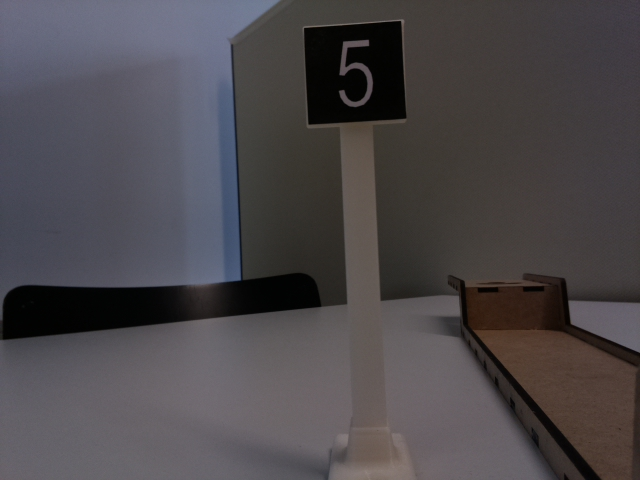
#> input picture Informatiker/Jupyter-Testskripts/images/image4_w640_h480_iso100_exsports.jpg, 640 x 480 px, found by its file name
$ jupyter execute detectSignal2.ipynb   (shell and % lines are left out)   (older library calls are emulated)
#> lines starting #> are read from the running program, lines starting #| are printed output that depends on the picture; after the words box and inside, x2 and y2 are one past the last pixel; in counts of white or black regions, pixels touching at a corner belong together
[cell 1]
# OpenCV needs to be included first
import cv2
import numpy as np

# for displaying images in jupyter

import matplotlib as mpl
from matplotlib import pyplot as plt
# resolution of images in figure
mpl.rcParams['figure.dpi']= 200
# figure size in inches
mpl.rcParams["figure.figsize"] = [10,5]

[cell 2]
import numpy as np
import cv2
import matplotlib.pyplot as plt

# load the image on disk and then display it
image = cv2.imread('images/image4_w640_h480_iso100_exsports.jpg')
#> image is the input picture: shape (480, 640, 3); mean B, G, R 75.2, 72, 75.9
image = cv2.cvtColor(image, cv2.COLOR_BGR2RGB)

[cell 3]
mask = np.zeros(image.shape[:2],np.uint8)

# specify the background and foreground model
# using numpy the array is constructed of 1 row
# and 65 columns, and all array elements are 0
# Data type for the array is np.float64 (default)
backModel = np.zeros((1, 65), np.float64)
foreModel = np.zeros((1, 65), np.float64)

# define the Region of Interest (ROI)
# as the coordinates of the rectangle
# where the values are entered as
# (startingPoint_x, startingPoint_y, width, height)
# these coordinates are according to the input image
# it may vary for different images
rect = (200, 150, 200, 150)

# apply the grabcut algorithm with appropriate
# values as parameters, number of iterations = 3
# cv2.GC_INIT_WITH_RECT is used because
# of the rectangle mode is used
cv2.grabCut(image, mask, rect,backModel, foreModel, 5, cv2.GC_INIT_WITH_RECT)

# In the new mask image, pixels will
# be marked with four flags
# four flags denote the background / foreground
# mask is changed, all the 0 and 2 pixels
# are converted to the background
# mask is changed, all the 1 and 3 pixels
# are now the part of the foreground
# the return type is also mentioned,
# this gives us the final mask
mask2 = np.where((mask == 2)|(mask == 0), 0, 1).astype('uint8')

# The final mask is multiplied with
# the input image to give the segmented image.
image = image * mask2[:, :, np.newaxis]
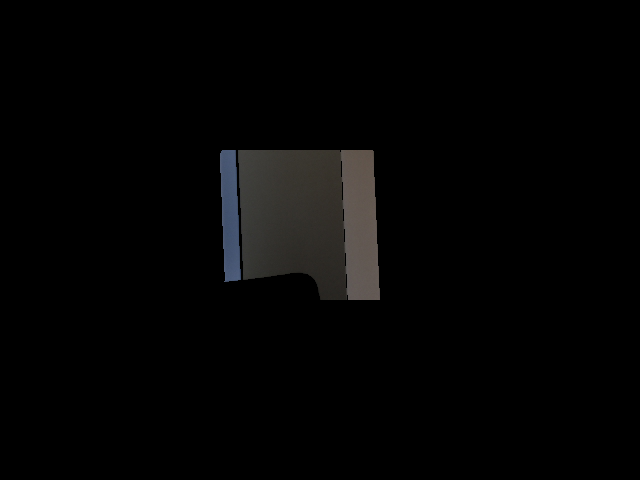
#> image: shape (480, 640, 3); mean R, G, B 4.4, 4.2, 4.1

# output segmented image with colorbar
plt.imshow(image)
plt.colorbar()
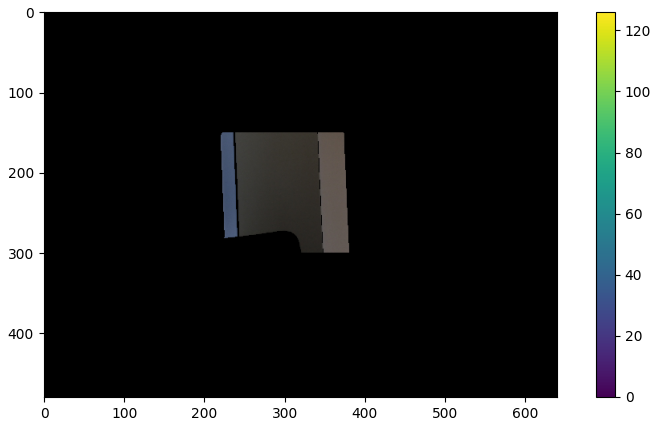
#> figure drawn by matplotlib, 2 panels

[cell 4]
hsv = cv2.cvtColor(image, cv2.COLOR_RGB2HSV)
#> hsv: shape (480, 640, 3); mean H, S, V 1.9, 2.8, 4.7
hls = cv2.cvtColor(image, cv2.COLOR_RGB2HLS)
#> hls: shape (480, 640, 3); mean of channels 0, 1, 2 1.9, 4.2, 1.6
gray = cv2.cvtColor(image, cv2.COLOR_RGB2GRAY)
hsv_h,hsv_s,hsv_v = cv2.split(hsv)
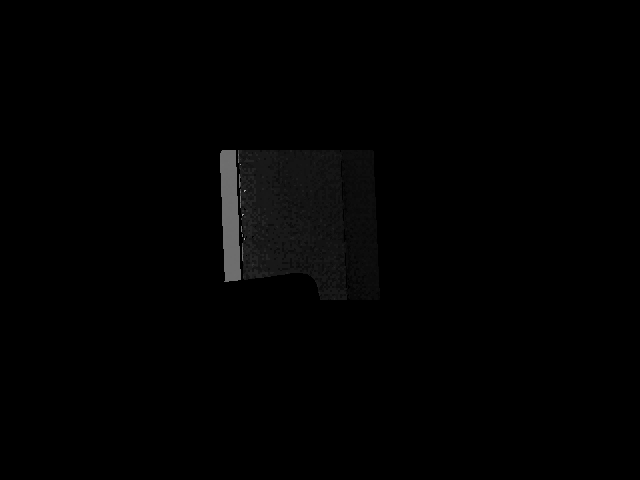
#> hsv_h: shape (480, 640); min 0, max 165, mean 1.9
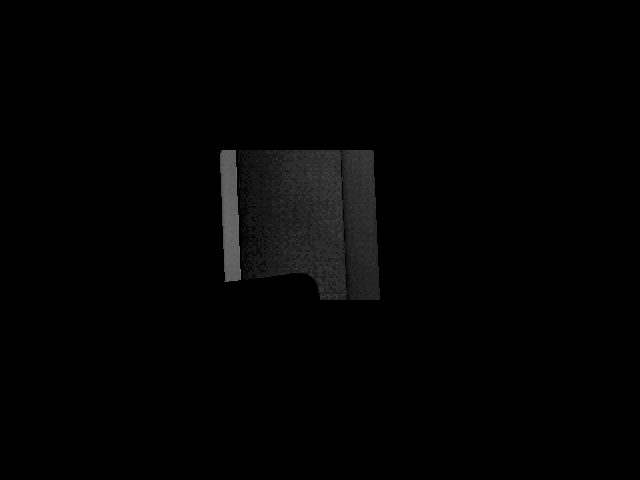
#> hsv_s: shape (480, 640); min 0, max 123, mean 2.8
hls_h,hls_l,hls_s = cv2.split(hls)
plt.subplot(3, 3, 1)
plt.imshow(hsv_h, cmap='gray')
plt.subplot(3, 3, 2)
plt.imshow(hsv_s, cmap='gray')
plt.subplot(3, 3, 3)
plt.imshow(hsv_v, cmap='gray')
plt.subplot(3, 3, 4)
plt.imshow(hls_h, cmap='gray')
plt.subplot(3, 3, 5)
plt.imshow(hls_l, cmap='gray')
plt.subplot(3, 3, 6)
plt.imshow(hls_s, cmap='gray')
plt.subplot(3, 3, 8)
plt.imshow(gray, cmap='gray')

[cell 5]
threshold_map = hsv_v <= 50
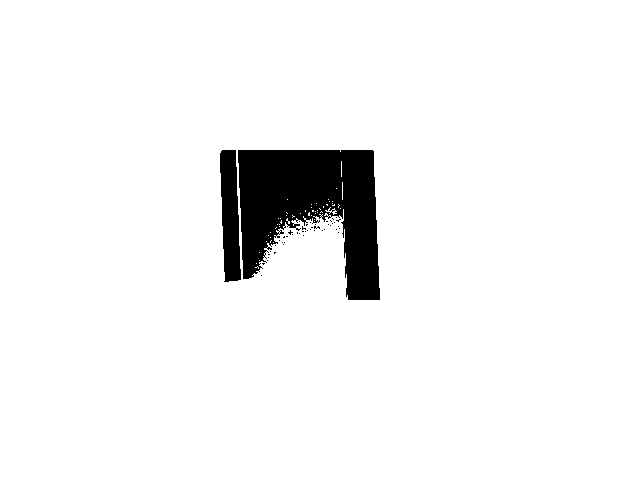
#> threshold_map: shape (480, 640) bool; 94.9% white; 48 black regions (46 under 20 px), largest, box (x1, y1, x2, y2) and area: (238, 150, 380, 300) 13573, (220, 150, 241, 282) 2118

image[threshold_map] = [0, 0, 0]
image[gray > 150] = [255, 255, 255]

plt.imshow(image)

[cell 6]
# Find edges in the image using canny edge detection method
# Calculate lower threshold and upper threshold using sigma = 0.33
grayscale = cv2.cvtColor(image, cv2.COLOR_RGB2GRAY)
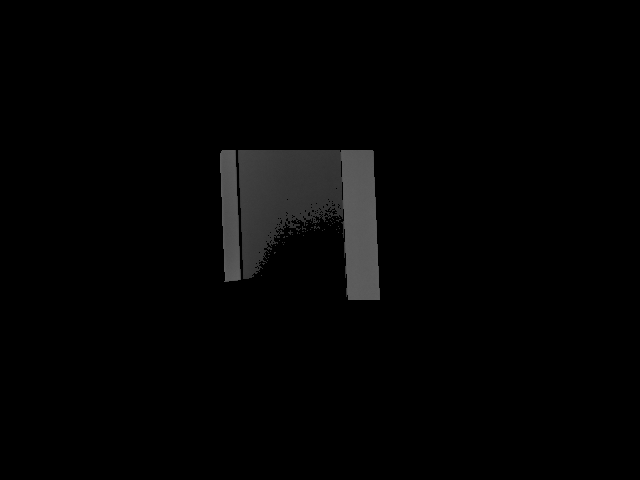
#> grayscale: shape (480, 640); min 0, max 95, mean 3.6

low = 40
high = 220

edged = cv2.Canny(grayscale, low, high)
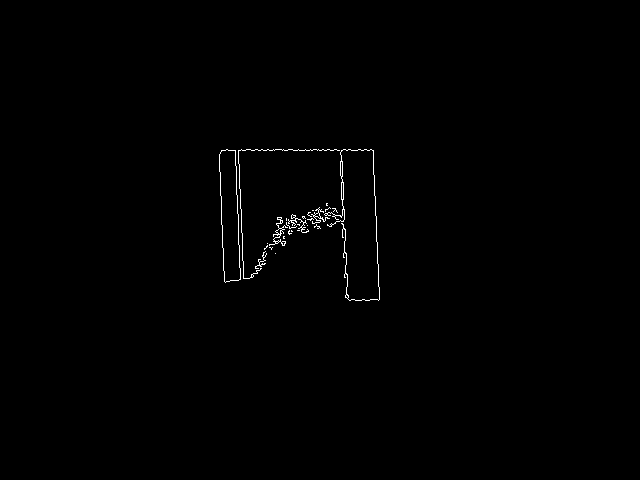
#> edged: shape (480, 640); 0.48% white in thin lines or dots, all inside (x1, y1, x2, y2) = (219, 149, 380, 301)

plt.imshow(edged)

[cell 7]
# After finding edges we have to find contours
# Contour is a curve of points with no gaps in the curve
# It will help us to find location of shapes

# cv2.RETR_EXTERNAL is passed to find the outermost contours (because we want to outline the shapes)
# cv2.CHAIN_APPROX_SIMPLE is removing redundant points along a line
(_, cnts, _) = cv2.findContours(edged, cv2.RETR_EXTERNAL, cv2.CHAIN_APPROX_SIMPLE)
#> cnts = 27 contours, 22 with area under 20; largest, box (x1, y1, x2, y2) and area: (219, 149, 241, 283) 2106, (324, 149, 380, 301) 98, (269, 217, 288, 246) 64, (311, 207, 330, 224) 30, (288, 214, 309, 233) 20


'''
We are going to use contour approximation method to find vertices of
geometric shapes. The alogrithm  is also known as Ramer Douglas Peucker alogrithm.
In OpenCV it is implemented in cv2.approxPolyDP method.abs
detectShape() function below takes a contour as parameter and
then returns its shape
 '''


def detectShape(cnt):
    shape = 'unknown'
    # calculate perimeter using
    peri = cv2.arcLength(c, True)
    # apply contour approximation and store the result in vertices
    vertices = cv2.approxPolyDP(c, 0.04 * peri, True)

    # If the shape it triangle, it will have 3 vertices
    if len(vertices) == 3:
        shape = 'triangle'

    # if the shape has 4 vertices, it is either a square or
    # a rectangle
    elif len(vertices) == 4:
        # using the boundingRect method calculate the width and height
        # of enclosing rectange and then calculte aspect ratio

        x, y, width, height = cv2.boundingRect(vertices)
        aspectRatio = float(width) / height

        # a square will have an aspect ratio that is approximately
        # equal to one, otherwise, the shape is a rectangle
        if aspectRatio >= 0.95 and aspectRatio <= 1.05:
            shape = "square"
        else:
            shape = "rectangle"

    # if the shape is a pentagon, it will have 5 vertices
    elif len(vertices) == 5:
        shape = "pentagon"

    # otherwise, we assume the shape is a circle
    else:
        shape = "circle"

    # return the name of the shape
    return shape


# Now we will loop over every contour
# call detectShape() for it and
# write the name of shape in the center of image

# loop over the contours
for c in cnts:
    # compute the moment of contour
    M = cv2.moments(c)
    if(M['m00']!=0.0):
        # From moment we can calculte area, centroid etc
        # The center or centroid can be calculated as follows
        cX = int(M['m10'] / M['m00'])
        cY = int(M['m01'] / M['m00'])

        # call detectShape for contour c
        shape = detectShape(c)

        if(shape == "square" or shape == "rectangle"):
            print(cX, cY, shape, cv2.boundingRect(c))

            # Outline the contours
            cv2.drawContours(image, [c], -1, (0, 255, 0), 2)

            # Write the name of shape on the center of shapes
            cv2.putText(image, shape, (cX, cY), cv2.FONT_HERSHEY_SIMPLEX, 0.5, (255, 0, 0), 2)

            # show the output image
            plt.imshow(image)
#> this loop made 27 passes
#> (cX, cY, shape, peri in detectShape, vertices in detectShape, x in detectShape, y in detectShape, width in detectShape) on passes 2, 12, 13, 26: (260, 261, 'rectangle', 97.5, [[265, 251], [255, 268], [265, 263], [259, 264]], 255, 251, 11), (298, 224, 'rectangle', 5.41, [[297, 224], [298, 224], [299, 225], [299, 224]], 297, 224, 3), (289, 227, 'rectangle', 30.73, [[286, 222], [289, 228], [296, 226], [290, 228]], 286, 222, 11), (251, 266, 'rectangle', 542.9, [[339, 150], [238, 150], [243, 278], [238, 151]], 238, 150, 102)
#> (cX, cY, shape, peri in detectShape, vertices in detectShape) on passes 8, 25, 27: (291, 230, 'triangle', 3.41, [[291, 230], [291, 231], [292, 231]]), (341, 201, 'circle', 929.2, [[343, 149], [378, 300]]), (229, 215, 'triangle', 297.5, [[227, 149], [225, 282], [240, 279]])
#| 260 261 rectangle (255, 251, 12, 18)
#| 298 224 rectangle (297, 224, 3, 2)
#| 289 227 rectangle (286, 222, 11, 7)
#| 251 266 rectangle (238, 149, 102, 130)
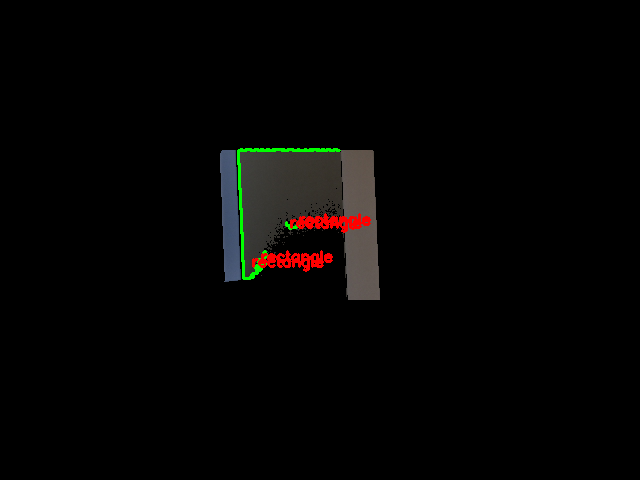
#> image: shape (480, 640, 3); mean R, G, B 4.8, 4.1, 3.3
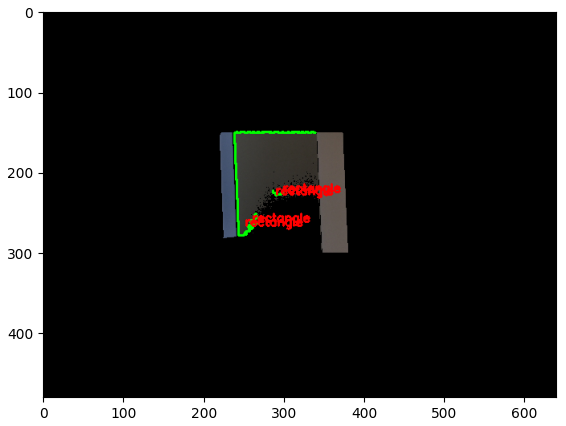
#> figure drawn by matplotlib, 1 panel

$ run again, with Informatiker/Jupyter-Testskripts/images/image2_w1920_h1280_iso100_exsports.jpg copied over Informatiker/Jupyter-Testskripts/images/image4_w640_h480_iso100_exsports.jpg
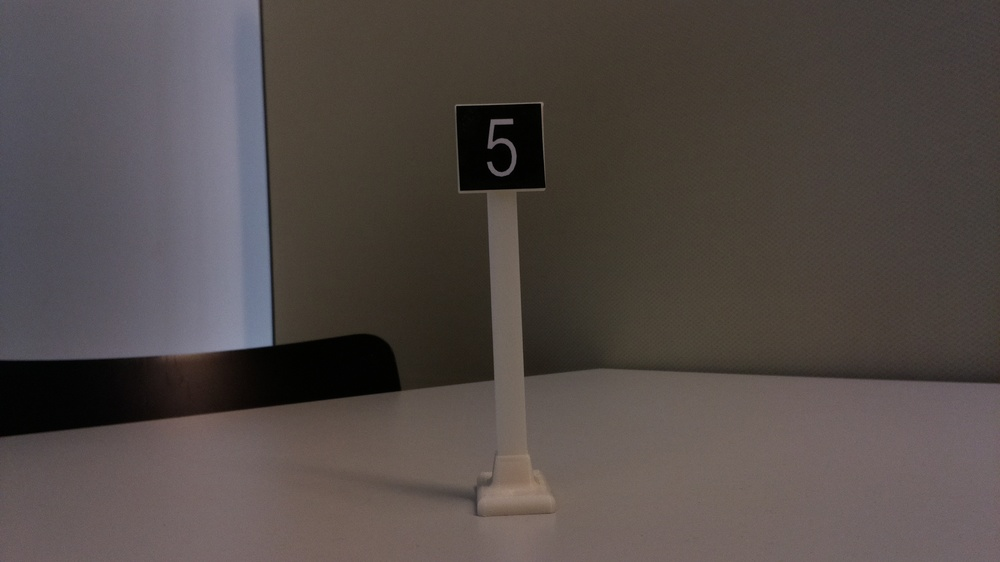
#> input picture Informatiker/Jupyter-Testskripts/images/image2_w1920_h1280_iso100_exsports.jpg, 1000 x 562 px, shrunk from 1920 x 1080 before the run, found by its file name
#> image is the input picture: shape (562, 1000, 3); mean B, G, R 71.1, 74.1, 82.1
#> hsv: shape (562, 1000, 3); mean H, S, V 2.1, 0.7, 2.5
#> hls: shape (562, 1000, 3); mean of channels 0, 1, 2 2.1, 2.3, 0.4
#> `threshold_map = hsv_v <= 50`:
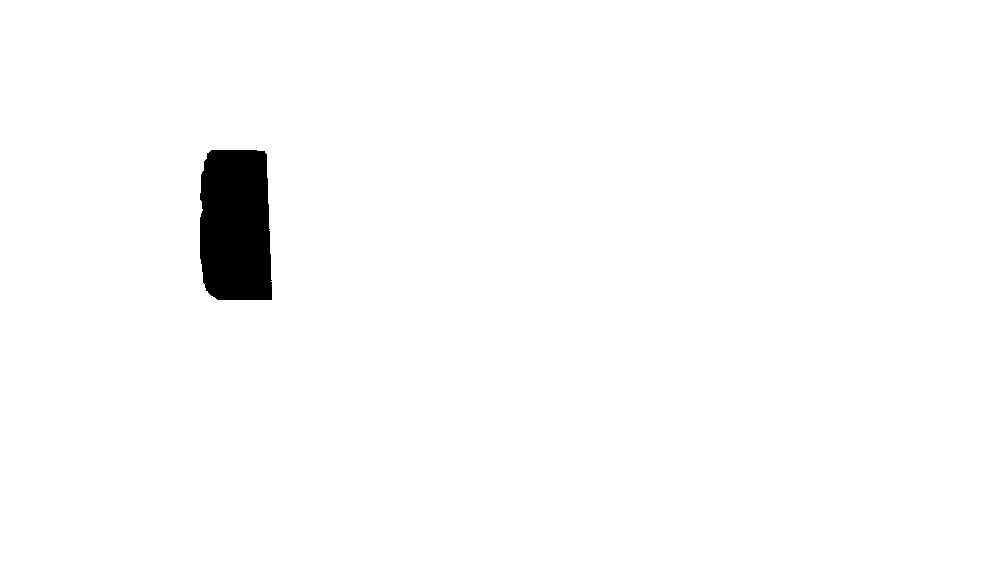
#> threshold_map: shape (562, 1000) bool; 98.2% white; 1 black region, box (x1, y1, x2, y2) and area: (200, 150, 272, 300) 10005
#> edged: shape (562, 1000); 0.07% white in thin lines or dots, all inside (x1, y1, x2, y2) = (199, 149, 272, 301)
#> cnts = 1 contour; box (x1, y1, x2, y2) and area: (199, 149, 272, 301) 9875
#> the loop `for c in cnts:` made 1 pass
#> (cX, cY, shape, peri in detectShape, vertices in detectShape, x in detectShape, y in detectShape, width in detectShape) on pass 1: (235, 225, 'rectangle', 441.1, [[210, 150], [204, 286], [271, 299], [266, 153]], 204, 150, 68)
#> (printed output is left out)
#> after the loop `for c in cnts:`:
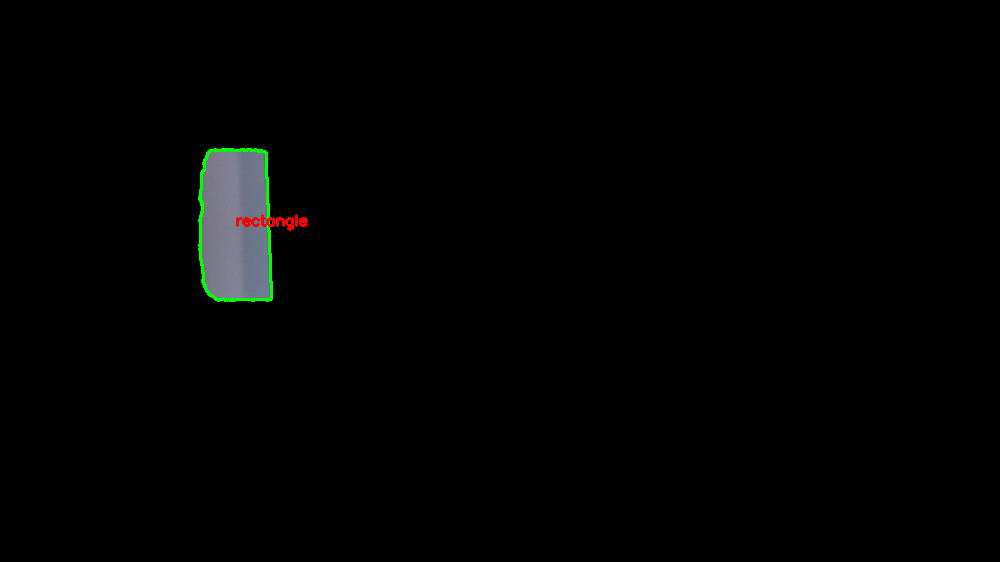
#> image: shape (562, 1000, 3); mean R, G, B 2.1, 2.6, 2.2
